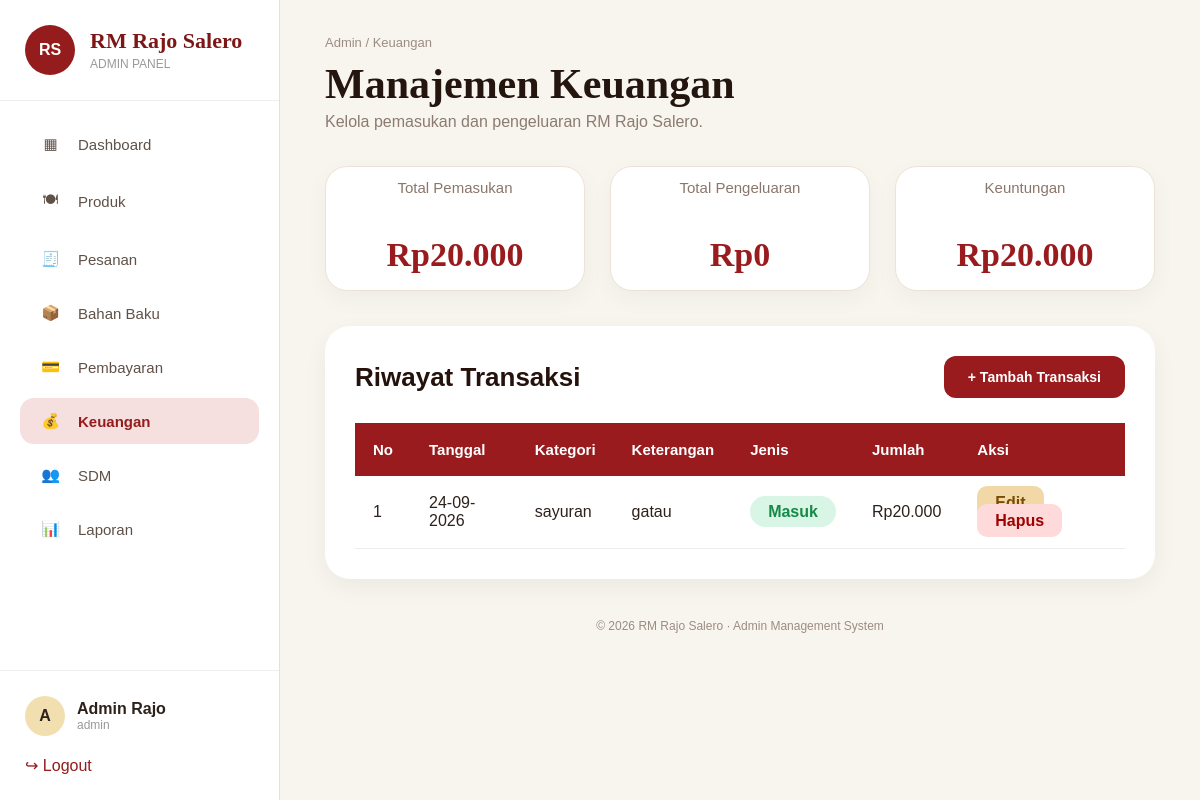
The page /admin/keuangan.php (signed in) on the database its author committed.
### tables this page shows
CREATE TABLE `keuangan` (
  `id` int(11) NOT NULL,
  `jenis` enum('Masuk','Keluar') DEFAULT NULL,
  `kategori` varchar(100) DEFAULT NULL,
  `keterangan` varchar(255) DEFAULT NULL,
  `jumlah` int(11) DEFAULT NULL,
  `tanggal` timestamp NOT NULL DEFAULT current_timestamp()
);

### admin/keuangan.php (the view, shortened to what this page needs)
<?php
require_once 'database.php';
$pemasukan = mysqli_fetch_assoc(
    mysqli_query($conn,"
    SELECT SUM(jumlah) total
    FROM keuangan
    WHERE jenis='Masuk'
    ")
)['total'] ?? 0;
$pengeluaran = mysqli_fetch_assoc(
    mysqli_query($conn,"
    SELECT SUM(jumlah) total
    FROM keuangan
    WHERE jenis='Keluar'
    ")
)['total'] ?? 0;
$keuntungan = $pemasukan - $pengeluaran;
$data = mysqli_query(
    $conn,
    "
    SELECT * FROM keuangan
    ORDER BY tanggal DESC
    "
);
?>
<!DOCTYPE html>
<html lang="id">
<head>
<link rel="stylesheet" href="dashboard.css">
<link rel="stylesheet" href="keuangan.css">
</head>
<body>
<div class="admin-layout">
<?php include 'sidebar.php'; ?>
<main class="main-content">
<header class="topbar">
<div>
<p class="breadcrumb">
Admin / Keuangan
</p>
<h1>
Manajemen Keuangan
</h1>
<p class="welcome">
Kelola pemasukan dan pengeluaran RM Rajo Salero.
</p>
</div>
</header>
<section class="summary-grid">
<div class="summary-card">
<span>
Total Pemasukan
</span>
<strong>
Rp<?= number_format($pemasukan,0,',','.'); ?>
</strong>
</div>
<div class="summary-card">
<span>
Total Pengeluaran
</span>
<strong>
Rp<?= number_format($pengeluaran,0,',','.'); ?>
</strong>
</div>
<div class="summary-card">
<span>
Keuntungan
</span>
<strong>
Rp<?= number_format($keuntungan,0,',','.'); ?>
</strong>
</div>
</section>
<section class="table-wrapper">
<div class="table-header">
<h2>
Riwayat Transaksi
</h2>
<a href="tambah_keuangan.php" class="btn-tambah">
+ Tambah Transaksi
</a>
</div>
<table class="keuangan-table">
<thead>
<tr>
<th>No</th>
<th>Tanggal</th>
<th>Kategori</th>
<th>Keterangan</th>
<th>Jenis</th>
<th>Jumlah</th>
<th>Aksi</th>
</tr>
</thead>
<tbody>
<?php
$no=1;
while($row=mysqli_fetch_assoc($data)):
?>
<tr>
<td>
<?= $no++; ?>
</td>
<td>
<?= date('d-m-Y',strtotime($row['tanggal'])); ?>
</td>
<td>
<?= htmlspecialchars($row['kategori']); ?>
</td>
<td>
<?= htmlspecialchars($row['keterangan']); ?>
</td>
<td>
<?php if($row['jenis']=="Masuk"): ?>
<span class="masuk">
Masuk
</span>
<?php else: ?>
<span class="keluar">
Keluar
</span>
<?php endif; ?>
</td>
<td>
Rp<?= number_format($row['jumlah'],0,',','.'); ?>
</td>
<td>
<a href="edit_keuangan.php?id=<?= $row['id']; ?>"
class="btn-edit">
Edit
</a>
<a href="hapus_keuangan.php?id=<?= $row['id']; ?>"
class="btn-hapus"
onclick="return confirm('Hapus transaksi ini?')">
Hapus
</a>
</td>
</tr>
<?php endwhile; ?>
</tbody>
</table>
</section>
<footer class="admin-footer">
© 2026 RM Rajo Salero · Admin Management System
</footer>
</main>
</div>
</body>
</html>

### admin/dashboard.css (style rules this page uses)
.admin-layout { display:flex; }
.main-content { margin-left:280px; width:calc(100% - 280px); padding:35px 45px; }
* { margin:0; padding:0; box-sizing:border-box; }
body { background:#f8f5ef; color:#2d211b; font-family:'Montserrat', sans-serif; }
.admin-layout { display:flex; min-height:100vh; }
.main-content { flex:1; padding:35px 45px; }
.topbar { display:flex; justify-content:space-between; align-items:center; margin-bottom:35px; }
.breadcrumb { color:#9b8c82; font-size:13px; margin-bottom:10px; }
.topbar h1 { font-family:'Cormorant Garamond',serif; font-size:42px; color:#24150f; }
.welcome { color:#8b7b70; margin-top:5px; }
.summary-grid { display:grid; grid-template-columns:repeat(4,1fr); gap:22px; margin-bottom:35px; }
.summary-card { background:#fff; border-radius:20px; padding:25px; display:flex; align-items:center; gap:20px; border:1px solid #eadfd5; position:relative; overflow:hidden; }
.summary-card:before { content:""; position:absolute; left:0; top:0; height:100%; width:5px; }
.summary-card span { font-size:14px; color:#8f8178; }
.summary-card strong { display:block; font-size:27px; margin:5px 0; color:#1f1a17; }
.admin-footer { text-align:center; margin-top:40px; color:#9c8c82; font-size:12px; }

### admin/keuangan.css (style rules this page uses)
.summary-grid { display:grid; grid-template-columns:repeat(3,1fr); gap:25px; margin-top:35px; }
.summary-card { background:#fff; border-radius:22px; padding:28px 35px; height:125px; display:flex; flex-direction:column; justify-content:center; border:1px solid #eee2d8; box-shadow:0 8px 25px rgba(0,0,0,.04); }
.summary-card span { font-size:15px; color:#8b766b; margin-bottom:15px; }
.summary-card strong { font-family:Georgia,serif; font-size:34px; color:#991b1e; }
.table-wrapper { background:white; border-radius:25px; padding:30px; margin-top:35px; box-shadow:0 8px 25px rgba(0,0,0,.05); }
.table-header { display:flex; justify-content:space-between; align-items:center; margin-bottom:25px; }
.table-header h2 { margin:0; font-size:26px; color:#24120b; }
.btn-tambah { background:#991b1e; color:white; padding:13px 24px; border-radius:12px; text-decoration:none; font-weight:600; font-size:14px; }
.keuangan-table { width:100%; border-collapse:collapse; }
.keuangan-table thead { background:#991b1e; color:white; }
.keuangan-table th { padding:18px; text-align:left; font-size:15px; }
.keuangan-table td { padding:18px; border-bottom:1px solid #eee; }
.masuk { background:#dff5e8; color:#13804a; padding:8px 18px; border-radius:20px; font-weight:600; }
.admin-footer { margin-top:40px; }
.btn-edit { background:#f2d8a7; color:#7a4b00; padding:8px 18px; border-radius:10px; text-decoration:none; font-weight:600; margin-right:8px; }
.btn-hapus { background:#ffdada; color:#a00000; padding:8px 18px; border-radius:10px; text-decoration:none; font-weight:600; }
.masuk { background:#d9f5e5; color:#138a45; padding:7px 18px; border-radius:20px; font-weight:600; }

### rows shown on the page
keuangan: tanggal "24-09-2026", kategori "sayuran", keterangan "gatau", jenis "Masuk", jumlah "20.000"

### other values the page prints
substr($admin_name, 0, 1) "A"
$admin_name "Admin Rajo"
$admin_username "admin"
$pemasukan "20.000"
$pengeluaran "0"
$keuntungan "20.000"
